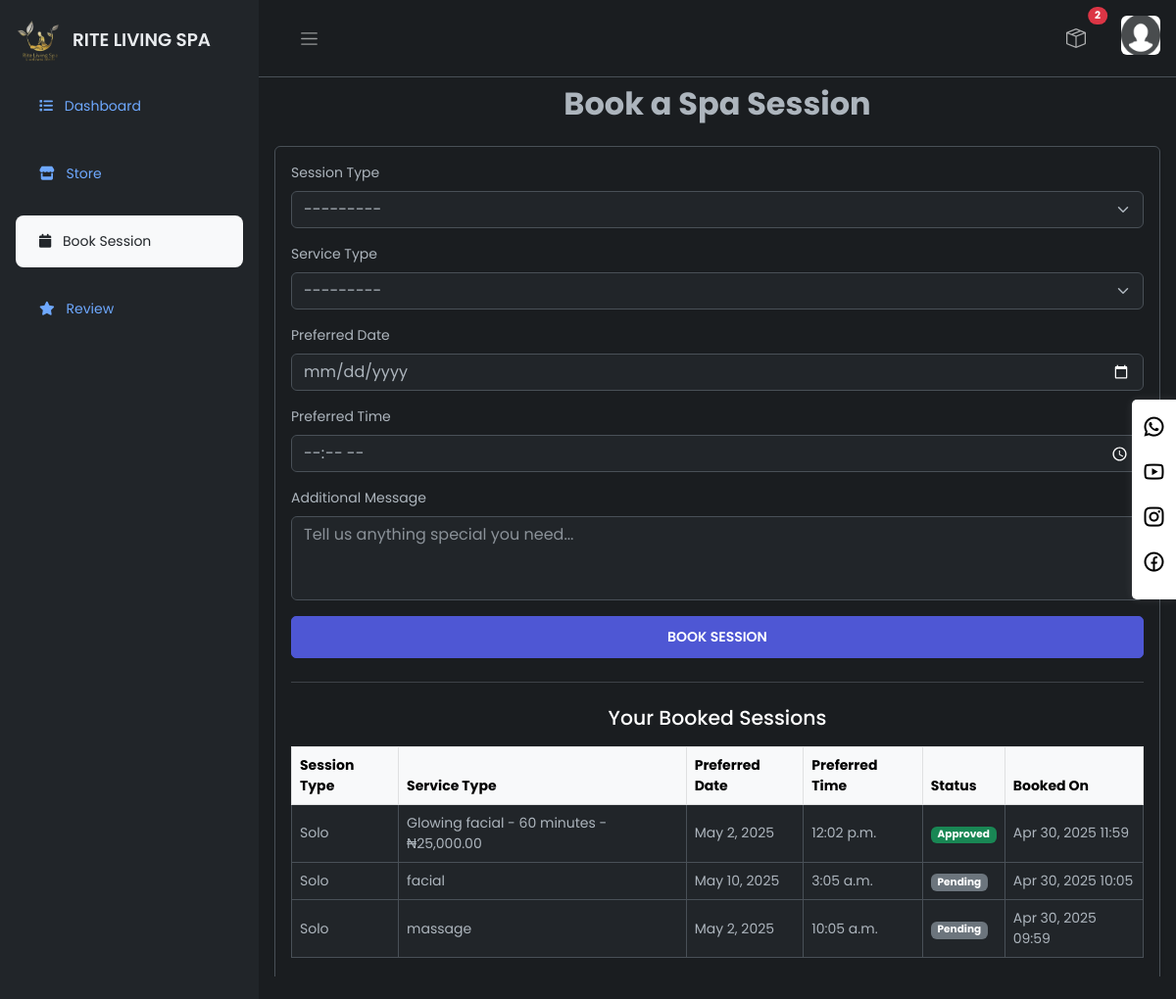
The app's page /book-session (signed in) with its own data.
### firstApp/models.py (models this page shows, shortened)
class SpaSessionBooking(models.Model):
    SESSION_TYPE_CHOICES = [
        ('contract', 'Contract'),
        ('solo', 'Solo'),
    ]
    SERVICE_TYPE_CHOICES = [
        ('Swedish massage - 50 minutes - ₦25,000.00', 'Swedish massage - 50 minutes - ₦25,000.00'),
        ('Deep tissue massage - 1 hour - ₦30,000.00', 'Deep tissue massage - 1 hour - ₦30,000.00'),
        ('Hot stone massage - 1 hour - ₦35,000.00', 'Hot stone massage - 1 hour - ₦35,000.00'),
        ('Aroma therapy massage - 1 hour - ₦40,000.00', 'Aroma therapy massage - 1 hour - ₦40,000.00'),
        ('Couple massage with host stone - 1 hour - ₦70,000.00', 'Couple massage with host stone - 1 hour - ₦70,000.00'),
        ('Feet/reflexology - 20 minutes - ₦15,000.00', 'Feet/reflexology - 20 minutes - ₦15,000.00'),
        ('Back massage - 20 minutes - ₦15,000.00', 'Back massage - 20 minutes - ₦15,000.00'),
        ('Kid massage - 20 minutes - ₦10,000.00', 'Kid massage - 20 minutes - ₦10,000.00'),
        ('Classic facial - 60 minutes - ₦20,000.00', 'Classic facial - 60 minutes - ₦20,000.00'),
        ('Glowing facial - 60 minutes - ₦25,000.00', 'Glowing facial - 60 minutes - ₦25,000.00'),
        ('RF facial - 75 minutes - ₦30,000.00', 'RF facial - 75 minutes - ₦30,000.00'),
        ('Anti-aging facial - 90 minutes - ₦30,000.00', 'Anti-aging facial - 90 minutes - ₦30,000.00'),
        ('Acne treatment facial - 60 minutes - ₦30,000.00', 'Acne treatment facial - 60 minutes - ₦30,000.00'),
        ('Sugar body scrub - 60 minutes - ₦40,000.00', 'Sugar body scrub - 60 minutes - ₦40,000.00'),
        ('Moroccan body scrub - 60 minutes - ₦50,000.00', 'Moroccan body scrub - 60 minutes - ₦50,000.00'),
        ('Teeth whitening - 60 minutes - ₦30,000.00', 'Teeth whitening - 60 minutes - ₦30,000.00'),
        ('Full body wax - ₦60,000.00', 'Full body wax - ₦60,000.00'),
        ('Full leg wax - ₦20,000.00', 'Full leg wax - ₦20,000.00'),
        ('Half leg wax - ₦10,000.00', 'Half leg wax - ₦10,000.00'),
        ('Full hand wax - ₦20,000.00', 'Full hand wax - ₦20,000.00'),
        ('Half hand wax - ₦10,000.00', 'Half hand wax - ₦10,000.00'),
        ('Under arm wax - ₦10,000.00', 'Under arm wax - ₦10,000.00'),
        ('Brazilian wax (Bikini) - ₦20,000.00', 'Brazilian wax (Bikini) - ₦20,000.00'),
        ('Chin wax - ₦3,000.00', 'Chin wax - ₦3,000.00'),
        ('Upper lip wax - ₦3,000.00', 'Upper lip wax - ₦3,000.00'),
        ('Eye brow waxing - ₦8,000.00', 'Eye brow waxing - ₦8,000.00'),
        ('Vagina steam - ₦15,000.00', 'Vagina steam - ₦15,000.00'),
        ('Sauna - ₦10,000.00', 'Sauna - ₦10,000.00'),
        ('Pedicure & manicure - ₦15,000.00', 'Pedicure & manicure - ₦15,000.00'),
        ('Steam - ₦10,000.00', 'Steam - ₦10,000.00'),
    ]
    STATUS_CHOICES = [
        ('pending', 'Pending'),
        ('approved', 'Approved'),
        ('declined', 'Declined'),
    ]
    user = models.ForeignKey(CustomUser, on_delete=models.CASCADE, related_name='spa_bookings')
    session_type = models.CharField(max_length=10, choices=SESSION_TYPE_CHOICES, null=True, blank=True)
    service_type = models.CharField(max_length=200, choices=SERVICE_TYPE_CHOICES, null=True, blank=True)
    preferred_date = models.DateField(null=True, blank=True)
    preferred_time = models.TimeField(null=True, blank=True)
    message = models.TextField(null=True, blank=True)
    status = models.CharField(
        max_length=10,
        choices=STATUS_CHOICES,
        default='pending',
        null=True,
        blank=True
    )
    created_at = models.DateTimeField(auto_now_add=True)

### firstApp/views.py (the view)
# urls.py: path('book-session', BookPageView, name='booksessionpage'),
@login_required(login_url='loginpage')
def BookPageView(request):
    user = request.user
    if request.method == 'POST':
        form = SpaSessionBookingForm(request.POST)
        if form.is_valid():
            booking = form.save(commit=False)
            booking.user = request.user
            booking.save()
            form = SpaSessionBookingForm()
            messages.success(request, "Your session has been successfully booked!")
    else:
        form = SpaSessionBookingForm()
    user_bookings = SpaSessionBooking.objects.filter(user=request.user).order_by('-created_at')
    orders = Order.objects.select_related('client', 'product').order_by('-created_at')
    order_count = orders.count()
    user_order_count = orders.filter(client=user).count()
    user_orders = Order.objects.filter(client=user).select_related('product').prefetch_related('messages').order_by('-created_at')
    user_order_count_show = user_orders.count()
    context = {
        'user' : user,
        'orders': orders,
        'form': form,
        'bookings': user_bookings,
        'order_count': order_count,
        'user_order_count': user_order_count,
        'user_orders': user_orders,
        'user_order_count_show': user_order_count_show
    }
    return render(request, 'auth/booksession.html', context)

### firstApp/forms.py
class SpaSessionBookingForm(forms.ModelForm):
    class Meta:
        model = SpaSessionBooking
        fields = ['session_type', 'service_type', 'preferred_date', 'preferred_time', 'message']
        widgets = {
            'session_type': forms.Select(attrs={'class': 'form-select'}),
            'service_type': forms.Select(attrs={'class': 'form-select'}),
            'preferred_date': forms.DateInput(attrs={'class': 'form-control', 'type': 'date'}),
            'preferred_time': forms.TimeInput(attrs={'class': 'form-control', 'type': 'time'}),
            'message': forms.Textarea(attrs={'class': 'form-control', 'placeholder': 'Tell us anything special you need...', 'rows': 3}),
        }
    def __init__(self, *args, **kwargs):
        super(SpaSessionBookingForm, self).__init__(*args, **kwargs)
        for field in self.fields.values():
            if not isinstance(field.widget, forms.Select):
                field.widget.attrs['class'] = 'form-control'

### firstApp/templates/auth/booksession.html (shortened to what this page needs)
{% extends 'auth/maindash.html' %}
{% load static %}
{% block content %}
<div class="main">
    {% include 'auth/nav.html' %}
    <main class="content px-3 py-2" style="max-height: 90vh; overflow-y: auto;">
        <h2 class="text-center fw-bold mb-4">Book a Spa Session</h2>
        <div class="row justify-content-center">
            <div class="col-md-12">
                <div style="padding-right: 10px;" class="border rounded p-3 shadow-sm">
                    <form method="POST" novalidate>
                        <div class="mb-3">
                            <label class="form-label">Session Type</label>
                            {{ form.session_type }}
                        </div>
                        <div class="mb-3">
                            <label class="form-label">Service Type</label>
                            {{ form.service_type }}
                        </div>
                        <div class="mb-3">
                            <label class="form-label">Preferred Date</label>
                            {{ form.preferred_date }}
                        </div>
                        <div class="mb-3">
                            <label class="form-label">Preferred Time</label>
                            {{ form.preferred_time }}
                        </div>
                        <div class="mb-3">
                            <label class="form-label">Additional Message</label>
                            {{ form.message }}
                        </div>
                        <div class="d-grid">
                            <button type="submit" class="btn btn-brand">Book Session</button>
                        </div>
                    </form>
                    <hr class="my-4">
                    <h4 class="text-center mb-3">Your Booked Sessions</h4>
                    <div class="table-responsive">
                        <table class="table table-bordered table-hover align-middle">
                            <thead class="table-light">
                                <tr>
                                    <th>Session Type</th>
                                    <th>Service Type</th>
                                    <th>Preferred Date</th>
                                    <th>Preferred Time</th>
                                    <th>Status</th>
                                    <th>Booked On</th>
                                </tr>
                            </thead>
                            <tbody>
                                {% for booking in bookings %}
                                <tr>
                                    <td>{{ booking.get_session_type_display }}</td>
                                    <td>{{ booking.get_service_type_display }}</td>
                                    <td>{{ booking.preferred_date }}</td>
                                    <td>{{ booking.preferred_time }}</td>
                                    <td>
                                        {% if booking.status == 'approved' %}
                                        <span class="badge bg-success">Approved</span>
                                        {% elif booking.status == 'declined' %}
                                        <span class="badge bg-danger">Declined</span>
                                        {% else %}
                                        <span class="badge bg-secondary">Pending</span>
                                        {% endif %}
                                    </td>
                                    <td>{{ booking.created_at|date:"M d, Y H:i" }}</td>
                                </tr>
                                {% empty %}
                                <tr>
                                    <td colspan="6" class="text-center">You have not booked any sessions yet.</td>
                                </tr>
                                {% endfor %}
                            </tbody>
                        </table>
                    </div>
                </div>
            </div>
        </div>
    </main>
</div>
{% endblock %}

### static/firstApp/css/dashboard.css (style rules this page uses)
:root { --c-dark: #212529; --c-brand: #4e57d4; --c-brand-light: #6970dd; --c-brand-rgb: 78, 87, 212; --c-body: #727272; --font-base: "Poppins", sans-serif; --box-shadow: 0px 15px 25px rgba(0,0,0,0.08); --transition: all 0.5s ease; }
body { font-family: 'Poppins', sans-serif; font-size: 0.875rem; opacity: 1; overflow-y: hidden; margin: 0; }
.btn { font-weight: 600; font-size: 14px; text-transform: uppercase; border-radius: 5px; padding: 10px 24px; }
.btn-brand { background-color: var(--c-brand); border-color: var(--c-brand); color: white; }
h4 { font-family: 'Poppins', sans-serif; font-size: 1.275rem; color: var(--bs-emphasis-color); }
.main { display: flex; flex-direction: column; min-height: 100vh; min-width: 0; overflow: hidden; transition: all 0.35s ease-in-out; width: 100%; background: var(--bs-dark-bg-subtle); }
.content { flex: 1; max-width: 100vw; width: 100vw; }
@media (min-width:768px) { .content { max-width: auto; width: auto; } }

### records on screen
SpaSessionBooking: session_type "Solo", service_type "Glowing facial - 60 minutes - ₦25,000.00", preferred_date "May 2, 2025", preferred_time "12:02 p.m.", status "Approved", created_at "Apr 30, 2025 11:59"
SpaSessionBooking: session_type "Solo", service_type "facial", preferred_date "May 10, 2025", preferred_time "3:05 a.m.", status "Pending", created_at "Apr 30, 2025 10:05"
SpaSessionBooking: session_type "Solo", service_type "massage", preferred_date "May 2, 2025", preferred_time "10:05 a.m.", status "Pending", created_at "Apr 30, 2025 09:59"

### other values on screen
{{ user_order_count }} "2"
